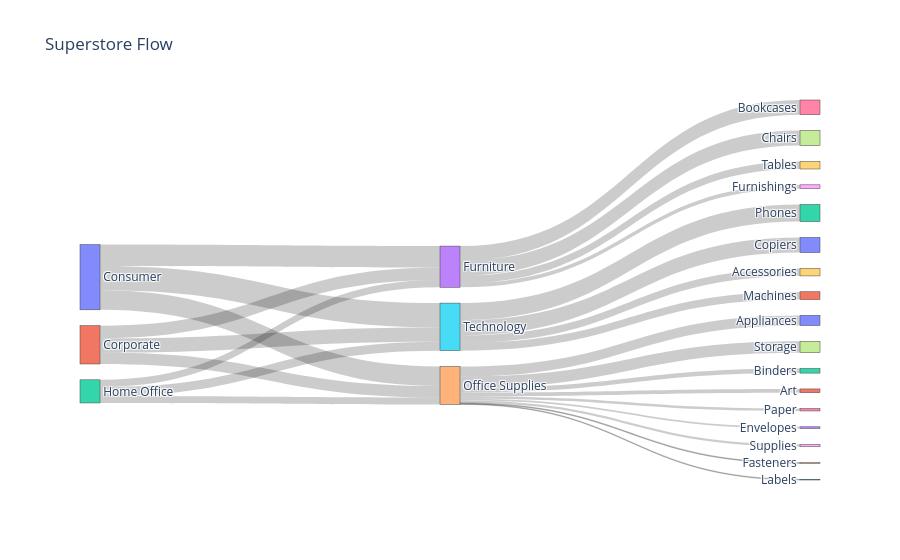

Notebook source saved alongside this figure:
### Code cell
seg_cat = (superstore.groupby(["Segment", "Category"])["Sales"].sum().reset_index())
cat_sub = (superstore.groupby(["Category", "Sub-Category"])["Sales"].sum().reset_index())

nodes = list(pd.concat([
    seg_cat["Segment"],
    seg_cat["Category"],
    cat_sub["Sub-Category"]
]).unique())

node_index = {name: i for i, name in enumerate(nodes)}

sources = seg_cat["Segment"].map(node_index)
targets = seg_cat["Category"].map(node_index)
values  = seg_cat["Sales"]

sources2 = cat_sub["Category"].map(node_index)
targets2 = cat_sub["Sub-Category"].map(node_index)
values2  = cat_sub["Sales"]

sources = pd.concat([sources, sources2])
targets = pd.concat([targets, targets2])
values  = pd.concat([values, values2])

sankey_fig = go.Figure(go.Sankey(
    node=dict(
        label=nodes,
        pad=20,
        thickness=20
    ),
    link=dict(
        source=sources,
        target=targets,
        value=values
    )
))

sankey_fig.update_layout(title="Superstore Flow")

### Figure 1 — Plotly figure (JSON) as saved in the notebook; plotly's stock layout.template omitted (floating-point values rounded to 4 significant figures)
{"data": [{"link": {"source": [0, 0, 0, 1, 1, 1, 2, 2, 2, 3, 3, 3, 3, 4, 4, 4, 4, 4, 4, 4, 4, 4, 5, 5, 5, 5], "target": [3, 4, 5, 3, 4, 5, 3, 4, 5, 6, 7, 8, 9, 10, 11, 12, 13, 14, 15, 16, 17, 18, 19, 20, 21, 22], "value": [2128000.0, 1953000.0, 2427000.0, 1265000.0, 1142000.0, 1418000.0, 718000.0, 692200.0, 899700.0, 1467000.0, 1502000.0, 385600.0, 757000.0, 1011000.0, 372100.0, 461900.0, 170900.0, 83240.0, 73400.0, 244300.0, 1127000.0, 243100.0, 749200.0, 1509000.0, 779100.0, 1707000.0]}, "node": {"label": ["Consumer", "Corporate", "Home Office", "Furniture", "Office Supplies", "Technology", "Bookcases", "Chairs", "Furnishings", "Tables", "Appliances", "Art", "Binders", "Envelopes", "Fasteners", "Labels", "Paper", "Storage", "Supplies", "Accessories", "Copiers", "Machines", "Phones"], "pad": 20, "thickness": 20}, "type": "sankey"}], "layout": {"title": {"text": "Superstore Flow"}}}
